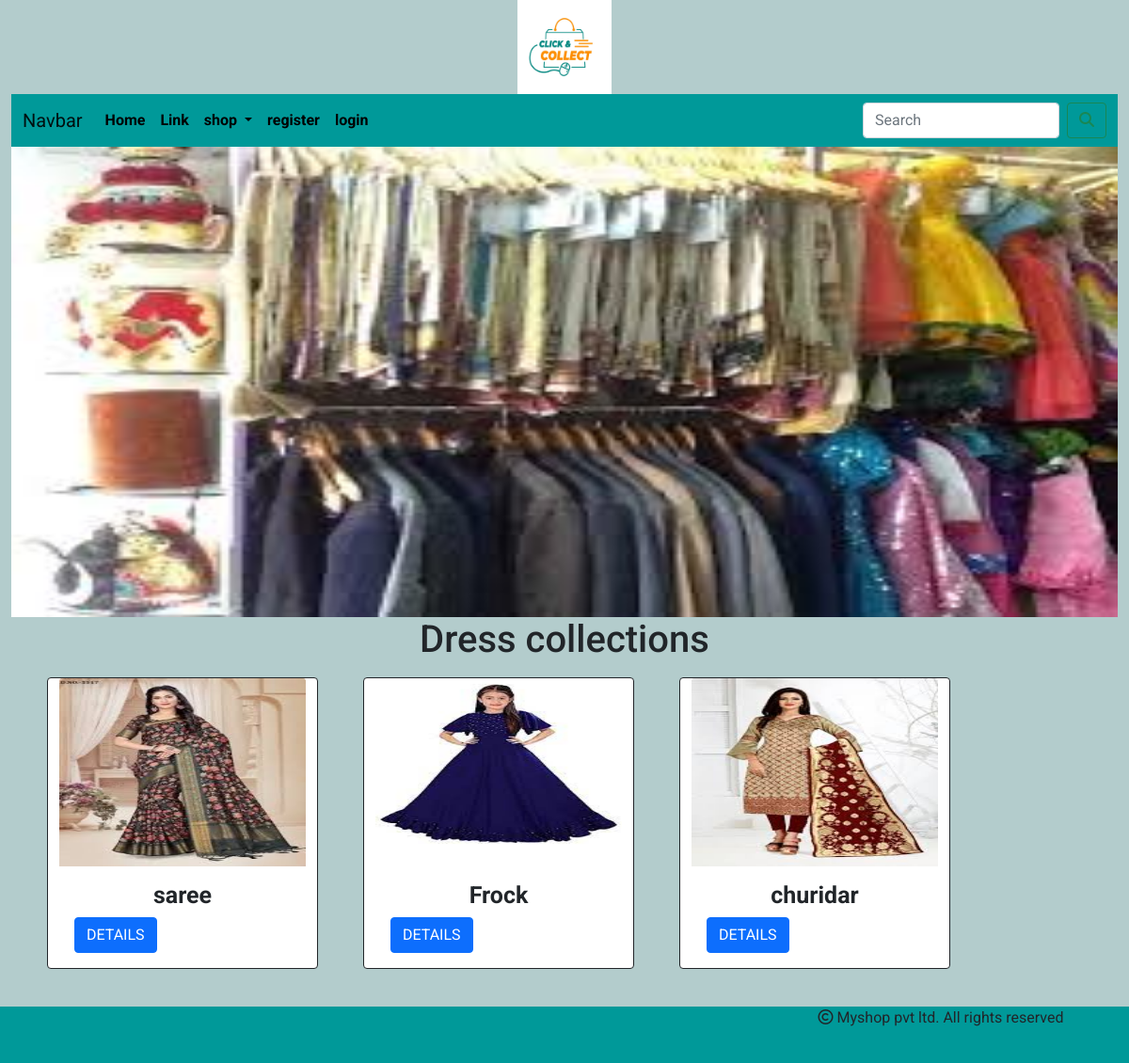
Page /view/dress-collections on the committed database.
### shop/models.py (models this page shows, shortened)
class category(models.Model):
    name = models.CharField(max_length=200,unique=True)
    slug = models.SlugField(max_length=200, unique=True)
    description = models.TextField(blank=True)
    image = models.ImageField(upload_to='shop/category',null=True,blank=True)

class product(models.Model):
    name = models.CharField(max_length=200, unique=True)
    slug = models.SlugField(max_length=200, unique=True)
    description = models.TextField(blank=True)
    price = models.DecimalField(max_digits=10,decimal_places=2)
    category = models.ForeignKey(category,on_delete=models.CASCADE)
    image = models.ImageField(upload_to="img/products",null=True,blank=True)
    stock = models.IntegerField()
    available = models.BooleanField(default=True)
    created = models.DateTimeField(auto_now_add=True)
    updated = models.DateTimeField(auto_now=True)

### shop/views.py (the view)
# urls.py: path('view/<slug:cslug>',views.allproducts,name="views"),
def allproducts(request,cslug):
    a = category.objects.get(slug=cslug)
    p=product.objects.filter(category__slug=cslug)
    return render(request,'view.html',{'p':p,'a':a})

### cart/context_processors.py (called while the page is built, shortened)
def counter(request):
    item_count=0
    return {'item_count':item_count}

### shop/context_processors.py (called while the page is built)
def menu_links(request):
    links = category.objects.all()
    return{'links':links}

### templates/view.html (shortened to what this page needs)
{% extends 'base.html' %}
{% load static %}
{% block content %}
<div>
    <img src="{{a.image.url}}" height="500px" width=100%">
</div>
<div>
  <h1 class="text-center">{{a.name}}</h1>
</div>
  <div class="container" style="margin-bottom:100px;">
  <div class="row m-2">
    {% for i in p %}
<div class="card  border  border-dark me-5" style="width: 18rem;">
  <img src="{{i.image.url}}" style="height:200px;width:100%"class="card-img-top" alt="...">
  <div class="card-body" >
    <h5 class="card-title">{{i.name}}</h5>
    <a href="{% url 'shop:detail' i.slug %}" class="btn btn-primary">DETAILS</a>
  </div>
</div>
{% endfor %}
  </div>
  </div>
{% endblock %}

### static/css/customs.css (style rules this page uses)
body { font-family: 'Roboto', sans-serif; background-color:rgb(179, 204, 204); }
h5 { font-weight:bold; font-size:25px; text-align:center; }

### rows in the picture
category: image (picture), name "Dress collections"
product: image (picture), name "saree"
product: image (picture), name "Frock"
product: image (picture), name "churidar"
